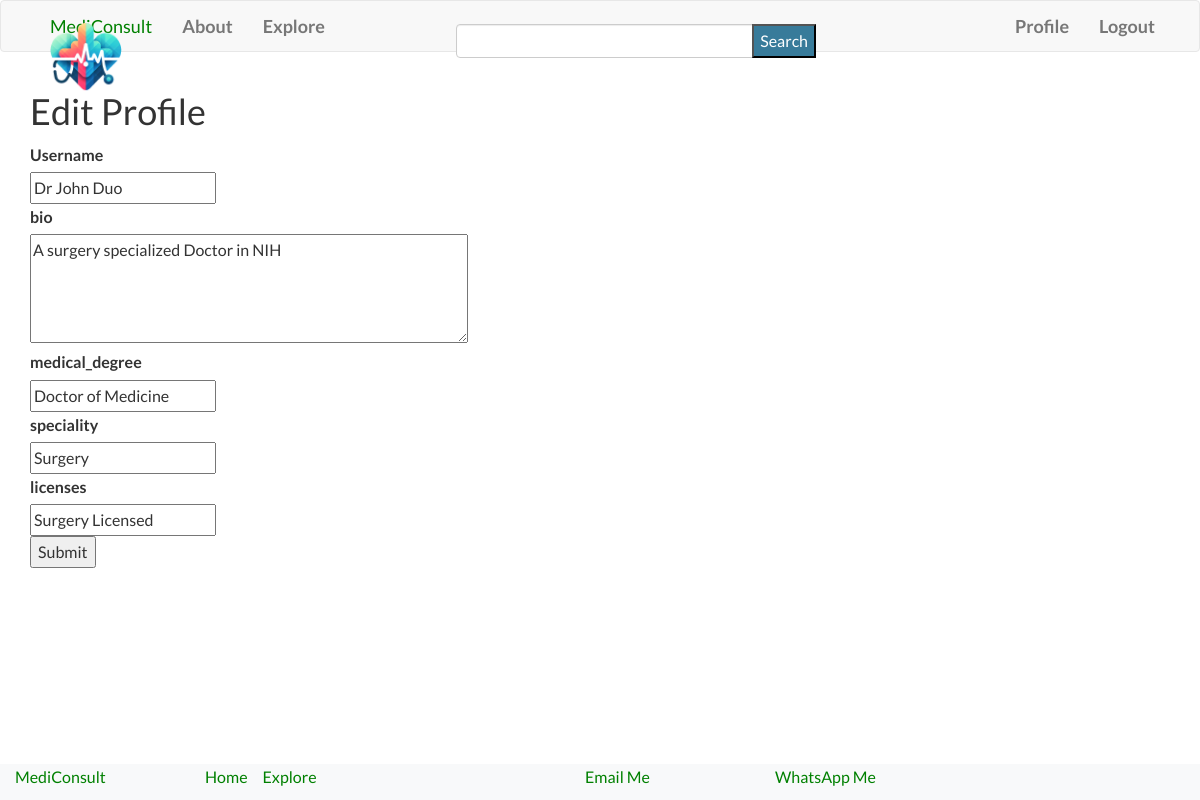
/edit_profile (signed in), run on the app's committed database.
### app/models.py (models this page shows, shortened)
class User(UserMixin,db.Model):
    id = db.Column(db.Integer, primary_key=True)
    username = db.Column(db.String(65), index=True, unique=True)
    email = db.Column(db.String(120), index=True, unique=True)
    password_hash = db.Column(db.String(128))
    bio = db.Column(db.String(200))
    medical_degree = db.Column(db.String(100))
    speciality = db.Column(db.String(100))
    licenses = db.Column(db.String(200))
    last_seen = db.Column(db.DateTime, default=datetime.utcnow)
    cases = db.relationship('Case', backref='author', lazy="dynamic")
    followed = db.relationship(
        'User',
        secondary=followers,
        primaryjoin=(followers.c.follower_id == id),
        secondaryjoin=(followers.c.followed_id == id),
        backref=db.backref('followers',lazy='dynamic'),
        lazy='dynamic'
    )
    comments= db.relationship('Comment', backref='author', lazy='dynamic')

### app/routes.py (the view)
@app.route("/edit_profile", methods=['GET', 'POST'])
@login_required
def edit_profile():
    form = EditProfileForm(current_user.username)
    if form.validate_on_submit():
        current_user.username = form.username.data
        current_user.bio = form.bio.data
        current_user.medical_degree = form.medical_degree.data
        current_user.speciality = form.speciality.data
        current_user.licenses = form.licenses.data
        db.session.commit()
        flash("Your Profile Has Been Updated Successfully")
        return redirect(url_for('edit_profile'))
    elif request.method == 'GET':
        form.username.data = current_user.username
        form.bio.data = current_user.bio
        form.medical_degree.data = current_user.medical_degree
        form.speciality.data = current_user.speciality
        form.licenses.data = current_user.licenses
    return render_template('edit_profile.html', form=form, title="Edit Profile")

### forms.py (shortened to what this page needs)
class SearchForm(FlaskForm):
    query = StringField('Query', validators=[DataRequired()])
    submit = SubmitField('Search')

class EditProfileForm(FlaskForm):
    username = StringField('Username', validators=[DataRequired()])
    bio = TextAreaField('bio')
    medical_degree = StringField('medical_degree')
    speciality = StringField('speciality')
    licenses = StringField('licenses')
    submit = SubmitField('Submit')
    def __init__(self, original_username,*args, **kwargs):
        super(EditProfileForm, self).__init__(*args, **kwargs)
        self.original_username = original_username

### app/routes.py (called while the page is built)
@login.user_loader
def load_user(id):
    return User.query.get(int(id))

@app.before_request
def before_request():
    g.search_form = SearchForm()
    if current_user.is_authenticated:
        current_user.last_seen = datetime.utcnow()
        db.session.commit()

@app.context_processor
def inject_search_form():
    return {'search_form': SearchForm()}

### app/templates/edit_profile.html (shortened to what this page needs)
{% extends 'base.html' %}
{% block app_content %}
<h1> Edit Profile </h1>
<form action="", method="post">
	<p>
	{{ form.username.label }} </br>
	{{ form.username }} </br>
	</p>
	<p>
		{{ form.bio.label }} </br>
		{{ form.bio(cols=50, rows=4)}} </br>
	</p>
	<p>
		{{ form.medical_degree.label }} </br>
		{{ form.medical_degree }} </br>
	</p>
	<p>
		{{ form.speciality.label }} </br>
		{{ form.speciality }} </br>
	</p>
	<p>
		{{ form.licenses.label }} </br>
		{{ form.licenses }} </br>
	</p>
	<p> {{ form.submit() }} </p>
</form>
{% endblock %}

### app/static/css/base.css (style rules this page uses)
body, ul, li, p { margin: 0; padding: 0; }
body { margin: 0 !important; padding: 0; font-family: 'Lato', sans-serif; line-height: 1.6; font-size: 16px; min-height: 100vh; overflow-x: hidden; padding-bottom: 60px; }
#search_submit { position: absolute; top: 0; right: 0; background-color: #387B9A; height: 100%; color: white; }

### data on the page
User: username "Dr John Duo", bio "A surgery specialized Doctor in NIH", medical_degree "Doctor of Medicine", speciality "Surgery", licenses "Surgery Licensed"
